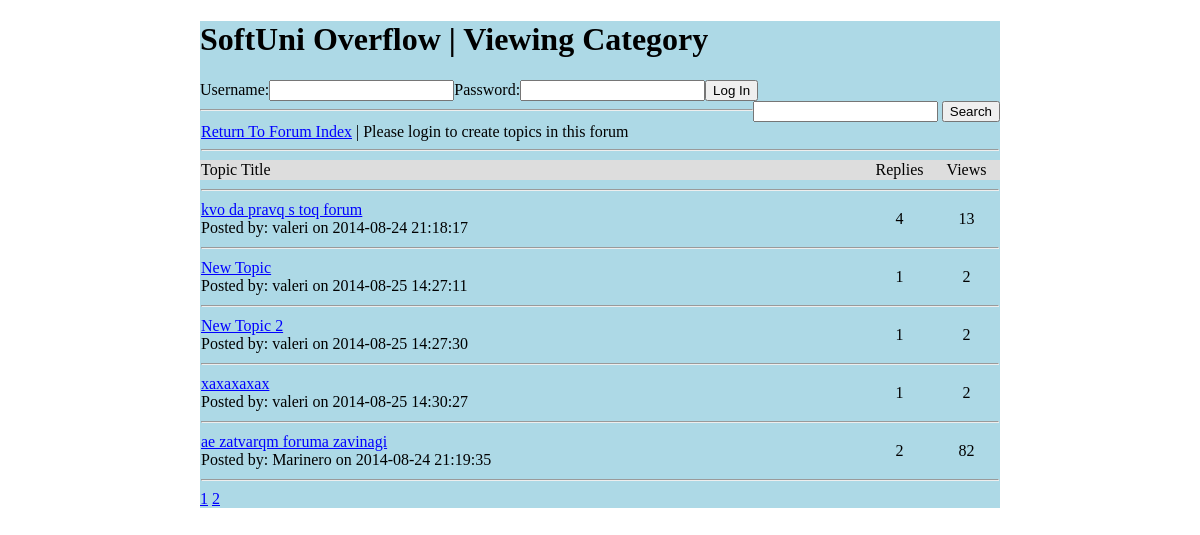
Before: /php/view_category.php?cid=2 with the older database file.
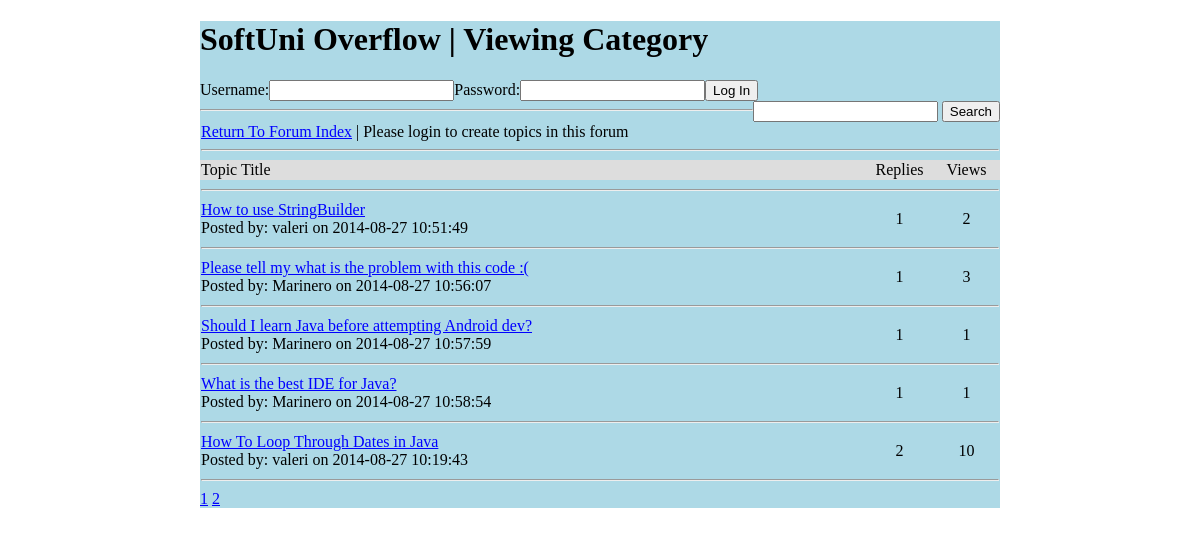
After: the same page with the newer database file.
### tables this page shows
CREATE TABLE IF NOT EXISTS `topics` (
  `id` int(11) NOT NULL AUTO_INCREMENT,
  `category_id` tinyint(4) NOT NULL,
  `topic_title` varchar(150) DEFAULT NULL,
  `topic_creator` varchar(30) NOT NULL,
  `topic_last_user` int(11) NOT NULL,
  `topic_date` datetime NOT NULL,
  `topic_reply_date` datetime NOT NULL,
  `topic_views` int(11) NOT NULL DEFAULT '0',
  PRIMARY KEY (`id`)
);

### php/includes/functions.php (the view, shortened to what this page needs)
<?php
function fetchTopics($cid, $page, $perPage, $logged) {
    $start = (int) ($page - 1) * $perPage;
    $perPage = (int) $perPage;
    $sql2 = "SELECT * FROM topics WHERE category_id='".$cid."' ORDER BY topic_reply_date ASC LIMIT {$start}, {$perPage}";
    $res2 = mysql_query($sql2) or die(mysql_error());
    $topics = '';
    if(mysql_num_rows($res2) > 0) {
        $topics .= "<table width='100%' style='border-collapse: collapse;' id='topics-table'>";
        $topics .= "<tr><td colspan='3'><a href='index.php'>Return To Forum Index</a>" . $logged . "<hr/></td></tr>";
        $topics .= "<tr style='background-color:#dddddd;'><td>Topic Title</td><td width='65' align='center'>Replies</td>";
        $topics .= "<td width='65' align='center'>Views</td></tr>";
        $topics .= "<tr><td colspan='3'><hr/></td></tr>";
        while($row = mysql_fetch_assoc($res2)) {
            $tid = $row['id'];
	    $result = mysql_query("SELECT COUNT(id) FROM posts WHERE category_id='{$cid}' AND topic_id='{$tid}'") or die(mysql_error());
            $title = $row['topic_title'];
            $views = $row['topic_views'];
            $date = $row['topic_date'];
            $creator = $row['topic_creator'];
            $topics .= "<tr><td><a href='view_topic.php?cid=" . $cid . "&tid=" . $tid . "'>" . htmlentities($title) . "</a><br/>";
            $topics .= "<span class='post_info'>Posted by: " . htmlentities($creator) . " on " . $date . "</span></td>";
            $topics .= "<td align='center'>" . mysql_result($result, 0) . "</td><td align='center'>" . $views . "</td></tr>";
            $topics .= "<tr><td colspan='3'><hr/></td></tr>";
        }
        $topics .= "</table>";
        echo $topics;
    } else {
        echo "<a href='index.php'>Return To Forum Index</a><hr/>";
        echo "<p>There are no topics in this category yet." . $logged . "</p>";
    }
}
function fetchTotalTopics($cid) {
    $result = mysql_query("SELECT COUNT(id) FROM topics WHERE category_id={$cid}") or die(mysql_error());
    return mysql_result($result, 0);
}
?>

### php/view_category.php (shortened to what this page needs)
<?php
$page = (isset($_GET['page'])) ? (int) $_GET['page'] : 1;
?>
<!DOCTYPE html>
<html>
<head>
    <link rel="stylesheet" href="style.css"/>
</head>
<body>
<div id="wrapper">
    <h1>SoftUni Overflow | Viewing Category</h1>
    <?php
    if(!isset($_SESSION['uid'])) {
        echo '<form action="login.php" method="post">' .
            '<label for="username">Username:</label>' .
            '<input type="text" name="username" id="username"/>' .
            '<label for="pass">Password:</label>' .
            '<input type="password" name="pass" id="pass"/>' .
            '<input type="submit" name="sub" value="Log In"/>' .
            '</form>';
    } else {
        echo '<p>You are logged in as ' . "<a href='user_profile.php?uid=" . $_SESSION['uid'] .
            "'>" . $_SESSION['username'] ."</a>&nbsp;&bull;&nbsp;" . " <a href='logout.php'>Logout</a>";
    }
    ?>
    <form action="search_posts.php" method="get" class="search-bar">
        <input type="text" name="search" id="search-bar"/>
        <input type="submit" name="submitSearch" value="Search"/>
    </form>
    <hr/>
    <div id="content">
        <?php
        $cid = $_GET['cid'];
        if(isset($_SESSION['uid'])) {
            $logged = " | <a href='create_topic.php?cid=".$cid."'>Click Here to Create a Topic</a>";
        } else {
            $logged = " | Please login to create topics in this forum";
        }
        $sql = "SELECT id FROM categories WHERE id='".$cid."' LIMIT 1";
        $res = mysql_query($sql) or die(mysql_error());
        if(mysql_num_rows($res) == 1) {
            fetchTopics($cid, $page, 5, $logged);
            $totalPages = ceil(fetchTotalTopics($cid) / 5);
            for($i = 1; $i <= $totalPages; $i++) {
                echo " <a href =\"view_category.php?cid={$cid}&page={$i}\">{$i}</a> ";
            }
        } else {
            echo "<a href='index.php'>Return To Forum Index</a><hr/>";
            echo "<p>You are trying to view a category that doesn`t exist yet";
        }
        ?>
    </div>
</div>
</body>
</html>

### php/style.css (style rules this page uses)
div#wrapper { width:800px; margin-left: auto; margin-right: auto; background-color:#add9e6; }
a { color:#0000ff; }
form { display: inline-block; }
form.search-bar { float:right; clear: both; vertical-align: top; }

Changed rows visible on the page:
removed topics: topic_title "kvo da pravq s toq forum", topic_creator "valeri", topic_date "2014-08-24 21:18:17", result "4", topic_views "13"
removed topics: topic_title "New Topic", topic_creator "valeri", topic_date "2014-08-25 14:27:11", result "1", topic_views "2"
removed topics: topic_title "New Topic 2", topic_creator "valeri", topic_date "2014-08-25 14:27:30", result "1", topic_views "2"
removed topics: topic_title "xaxaxaxax", topic_creator "valeri", topic_date "2014-08-25 14:30:27", result "1", topic_views "2"
removed topics: topic_title "ae zatvarqm foruma zavinagi", topic_creator "Marinero", topic_date "2014-08-24 21:19:35", result "2", topic_views "82"
added topics: topic_title "How to use StringBuilder", topic_creator "valeri", topic_date "2014-08-27 10:51:49", result "1", topic_views "2"
added topics: topic_title "Please tell my what is the problem with this code :(", topic_creator "Marinero", topic_date "2014-08-27 10:56:07", result "1", topic_views "3"
added topics: topic_title "Should I learn Java before attempting Android dev?", topic_creator "Marinero", topic_date "2014-08-27 10:57:59", result "1", topic_views "1"
added topics: topic_title "What is the best IDE for Java?", topic_creator "Marinero", topic_date "2014-08-27 10:58:54", result "1", topic_views "1"
added topics: topic_title "How To Loop Through Dates in Java", topic_creator "valeri", topic_date "2014-08-27 10:19:43", result "2", topic_views "10"
